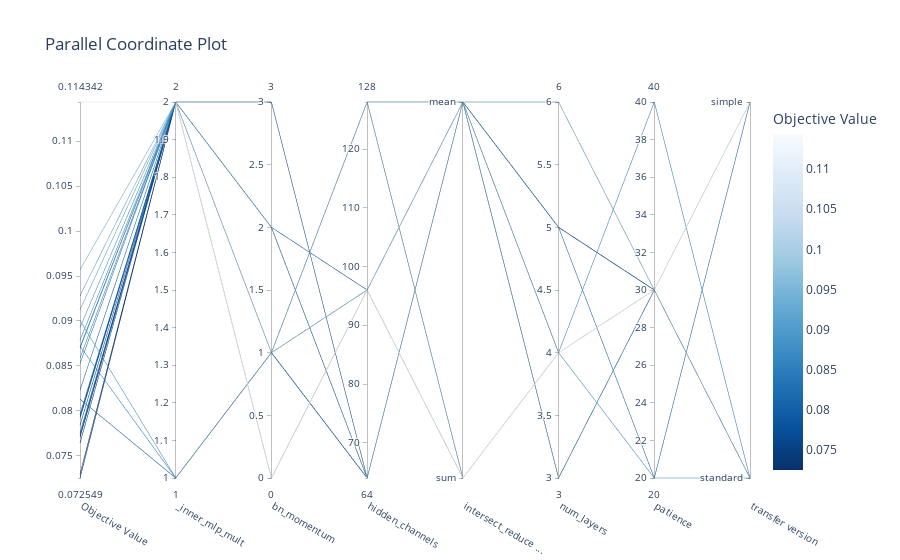

Notebook source saved alongside this figure:
### Code cell
from optuna.visualization import plot_parallel_coordinate, plot_contour, plot_param_importances
plot_parallel_coordinate(study)
# plot_contour(study,['num_layers','intersect_reduce (Affine Transfer)'])
# plot_contour(study,['num_layers','intersect_reduce (Affine Transfer)','hidden_channels','bn_momentum'])
# plot_contour(study,['hidden_channels','bn_momentum'])
# plot_param_importances(study)

### Figure 1 — Plotly figure (JSON) as saved in the notebook; plotly's stock layout.template omitted (floating-point values rounded to 4 significant figures)
{"data": [{"dimensions": [{"label": "Objective Value", "range": [0.07255, 0.1143], "values": [0.08696, 0.09281, 0.09126, 0.08587, 0.07704, 0.07255, 0.07937, 0.1143, 0.08712, 0.08787, 0.07918, 0.07723, 0.08528, 0.08721, 0.09006, 0.08131, 0.08232, 0.07753, 0.07839, 0.09569, 0.07297, 0.08927, 0.07963, 0.07643]}, {"label": "_inner_mlp_mult", "range": [1, 2], "values": [2, 2, 2, 2, 2, 2, 2, 2, 2, 2, 2, 2, 2, 1, 1, 1, 2, 2, 2, 2, 2, 2, 2, 2]}, {"label": "bn_momentum", "range": [0, 3], "values": [1, 1, 1, 1, 1, 1, 0, 0, 0, 0, 1, 1, 1, 1, 1, 1, 1, 2, 2, 1, 2, 2, 1, 3]}, {"label": "hidden_channels", "range": [64, 128], "values": [128, 128, 128, 128, 96, 96, 96, 96, 96, 96, 96, 96, 128, 128, 128, 64, 64, 64, 96, 96, 64, 64, 64, 64]}, {"label": "intersect_reduce ...", "range": [0, 1], "ticktext": ["sum", "mean"], "tickvals": [0, 1], "values": [0, 0, 1, 1, 1, 1, 1, 0, 1, 0, 0, 0, 0, 0, 0, 1, 1, 1, 1, 1, 1, 1, 1, 1]}, {"label": "num_layers", "range": [3, 6], "values": [4, 4, 4, 4, 4, 4, 4, 4, 4, 4, 4, 4, 4, 4, 4, 3, 5, 6, 3, 6, 5, 3, 5, 5]}, {"label": "patience", "range": [20, 40], "values": [30, 30, 30, 30, 30, 30, 30, 30, 30, 30, 30, 30, 30, 40, 20, 30, 20, 30, 30, 30, 30, 30, 30, 30]}, {"label": "transfer version", "range": [0, 1], "ticktext": ["standard", "simple"], "tickvals": [0, 1], "values": [0, 0, 1, 1, 1, 1, 1, 1, 1, 0, 0, 0, 0, 0, 0, 1, 1, 1, 1, 1, 1, 1, 1, 1]}], "labelangle": 30, "labelside": "bottom", "line": {"color": [0.08696, 0.09281, 0.09126, 0.08587, 0.07704, 0.07255, 0.07937, 0.1143, 0.08712, 0.08787, 0.07918, 0.07723, 0.08528, 0.08721, 0.09006, 0.08131, 0.08232, 0.07753, 0.07839, 0.09569, 0.07297, 0.08927, 0.07963, 0.07643], "colorbar": {"title": {"text": "Objective Value"}}, "colorscale": [[0, "rgb(247,251,255)"], [0.125, "rgb(222,235,247)"], [0.25, "rgb(198,219,239)"], [0.375, "rgb(158,202,225)"], [0.5, "rgb(107,174,214)"], [0.625, "rgb(66,146,198)"], [0.75, "rgb(33,113,181)"], [0.875, "rgb(8,81,156)"], [1, "rgb(8,48,107)"]], "reversescale": true, "showscale": true}, "type": "parcoords"}], "layout": {"title": {"text": "Parallel Coordinate Plot"}}}
